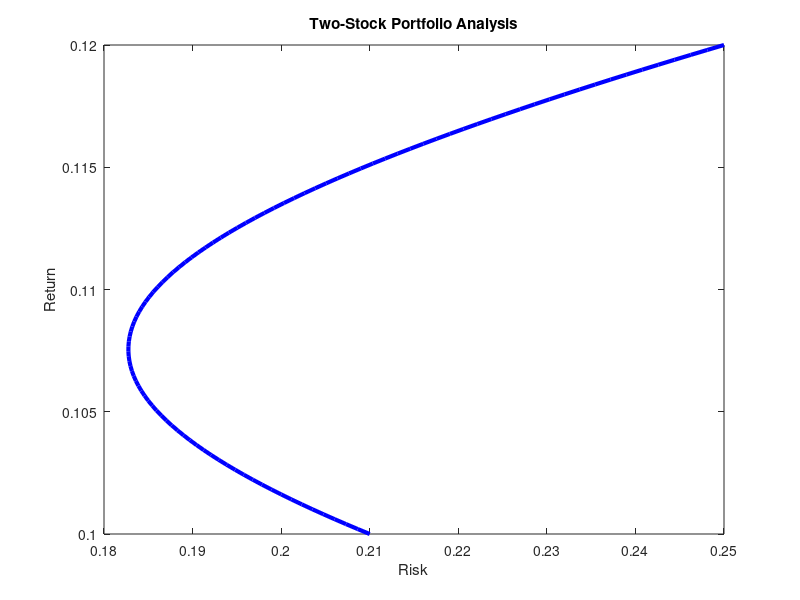

The MATLAB script that drew this image: (Note: this script raises an error after producing the figure.)
% Initialize parameters
rf = 0.05; 
mu = [0.12, 0.1]; 
sigma = [0.25, 0.21];
rho = 0.3; % correlation
numPoints = 100; 
weights = linspace(0, 1, numPoints); % vary weights for efficient frontier
portReturn = zeros(1, numPoints);
portRisk = zeros(1, numPoints);

% create cov matrix
cov = [sigma(1)^2, rho * sigma(1) * sigma(2);
       rho * sigma(1) * sigma(2), sigma(2)^2];

% portoflio function
function [portReturn, portRisk] = portStats(weights, mu, cov)
    % calculate portfolio return and risk
    portReturn = weights * mu';
    portRisk = sqrt(weights * cov * weights');
end

% populate portfolio arrays
for i = 1:numPoints
    w1 = weights(i);
    w2 = 1 - w1;
    [ret, risk] = portStats([w1, w2], mu, cov);
    portReturn(i) = ret;
    portRisk(i) = risk;
end

% efficient frontier plot
figure;
plot(portRisk, portReturn, 'b-', 'LineWidth', 3);
xlabel('Risk');
ylabel('Return');
title('Two-Stock Portfolio Analysis');

% sharpe ratio function
function sharpeRatio = SharpeRatio(weights, mu, cov, rf)
    % calculate neg Sharpe ratio
    [portReturn, portRisk] = portStats(weights, mu, cov);
    sharpeRatio = -(portReturn - rf) / portRisk;
end

% weight constraints
Aeq = [1, 1];
beq = 1;
lb = [0, 0];
ub = [1, 1];
x_initial = [0.5, 0.5];

% optimize for tangency portfolio
optimize = optimoptions('fmincon', 'Display', 'off');
[tanWeights, ~] = fmincon(@(w) SharpeRatio(w, mu, cov, rf), x_initial, [], [], Aeq, beq, lb, ub, [], optimize);
[tanRet, tanRisk] = portStats(tanWeights, mu, cov);

% plot tangency portfolio
hold on;
plot(tanRisk, tanRet, 'r*', 'MarkerSize', 10);

% cml
cmlRisks = linspace(0, max(portRisk), numPoints);
cmlReturns = rf + (tanRet - rf) / tanRisk * cmlRisks;

% plot cml
plot(cmlRisks, cmlReturns, 'k--', 'LineWidth', 2);
legend('Efficient Frontier', 'Tangency Portfolio', 'CML', 'Location', 'Best');
hold off;
